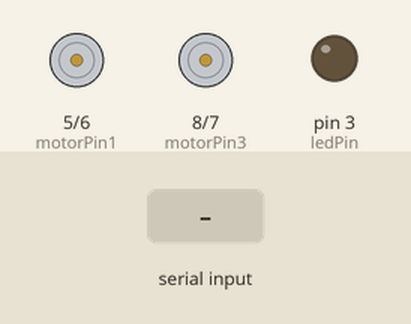
Bench run of a sketch on a simulated Arduino Uno, built with avr-gcc and run on an emulated ATmega328P. Shown: motor-driver pin pairs drawn as motors (green arrow = first pin HIGH = forward, orange = second pin HIGH = backward, longer = more drive), output pins drawn as LEDs (lit = HIGH). Inputs (shaded band) come from the test bench. What the sketch prints to the serial monitor is not drawn.

Above: at 1.4 s.
1.5 s: "f" received over the second serial link
At 2.8 s:
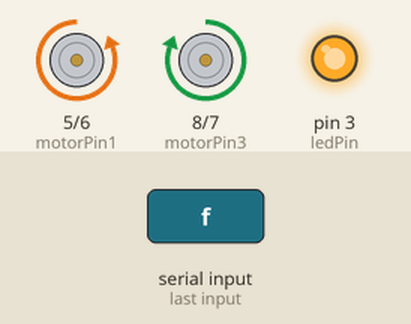
3.1 s: "b" received over the second serial link
At 4.2 s:
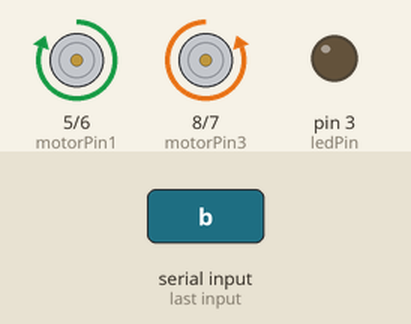
4.8 s: "l" received over the second serial link
At 5.5 s:
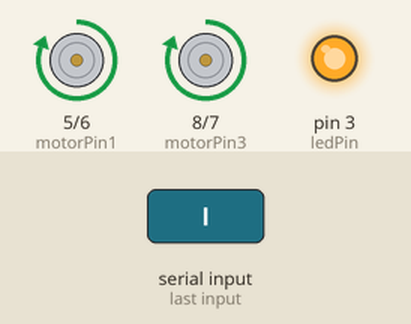
6.4 s: "r" received over the second serial link
At 7.9 s:
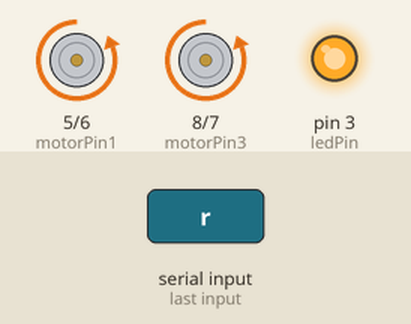
Timing chart, 0 to 9.1 s (numbered marks = the images above; inputs shaded):
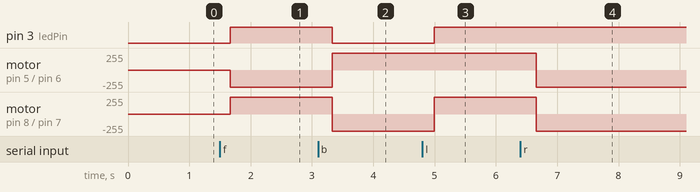

Measured:
- after the input at 1.5 s, pin 3 (ledPin): LOW → HIGH after 0.17 s; motor on pin 5 (motorPin1) / pin 6 (motorPin2): stopped → backward 255/255 after 0.17 s; motor on pin 8 (motorPin3) / pin 7 (motorPin4): stopped → forward 255/255 after 0.17 s
- after the input at 3.1 s, pin 3 (ledPin): HIGH → LOW after 0.23 s; motor on pin 5 (motorPin1) / pin 6 (motorPin2): backward 255/255 → forward 255/255 after 0.23 s; motor on pin 8 (motorPin3) / pin 7 (motorPin4): forward 255/255 → backward 255/255 after 0.23 s
- after the input at 4.8 s, pin 3 (ledPin): LOW → HIGH after 0.20 s; motor on pin 8 (motorPin3) / pin 7 (motorPin4): backward 255/255 → forward 255/255 after 0.20 s
- after the input at 6.4 s, motor on pin 5 (motorPin1) / pin 6 (motorPin2), motor on pin 8 (motorPin3) / pin 7 (motorPin4): forward 255/255 → backward 255/255 after 0.26 s

The sketch:

reciever_bluetooth.ino
```cpp
/*this is slave
 هذا الكود للreciever
 */

#include <SoftwareSerial.h>
#include<Wire.h>
SoftwareSerial BTSerial(10, 11); //TX//RX
const int ledPin = 3;
//Motor A
const int motorPin1  = 5;
const int motorPin2  = 6 ;
//Motor B
const int motorPin3  = 8;
const int motorPin4  = 7;
int state = 0;

void setup()
{
  BTSerial.begin(9600);
  pinMode(ledPin, OUTPUT);
  pinMode(motorPin1, OUTPUT);
  pinMode(motorPin2, OUTPUT);
  pinMode(motorPin3, OUTPUT);
  pinMode(motorPin4, OUTPUT);
    Serial.begin(9600); // Default communication rate of the Bluetooth module
}
void loop()
{
 if(BTSerial.available() > 0)
 {
    // Checks whether data is comming from the serial port
    state = BTSerial.read(); // Reads the data from the serial port
 }

       if (state == 's') //Stationary
      {

        digitalWrite(ledPin, LOW);
        digitalWrite(motorPin1, LOW);
        digitalWrite(motorPin2, LOW);//STOP
        digitalWrite(motorPin3, LOW);
        digitalWrite(motorPin4, LOW);
        Serial.print('s');
        state = 0;


      }
      else
      {

         if (state == 'f') //Forward
        {
          digitalWrite(ledPin, HIGH);
          digitalWrite(motorPin1, LOW);
          digitalWrite(motorPin2, HIGH);//FORWARD
          digitalWrite(motorPin3, HIGH);
          digitalWrite(motorPin4, LOW);
          Serial.print('f');
          state = 0;
        }

        if (state == 'b')//Backward
        {
          digitalWrite(ledPin, LOW);
          digitalWrite(motorPin1, HIGH);
          digitalWrite(motorPin2, LOW);//REVERSE
          digitalWrite(motorPin3, LOW);
          digitalWrite(motorPin4, HIGH);
          Serial.print('b');
          state = 0;


        }

          if (state == 'l') //Left
        {
          digitalWrite(ledPin, HIGH);
          digitalWrite(motorPin1, HIGH);
          digitalWrite(motorPin2, LOW);//LEFT
          digitalWrite(motorPin3, HIGH);
          digitalWrite(motorPin4, LOW);
          Serial.print('l');
          state = 0;

        }

         if (state == 'r') //Right
        {
          digitalWrite(ledPin, HIGH);
          digitalWrite(motorPin1, LOW);
          digitalWrite(motorPin2, HIGH);//RIGHT
          digitalWrite(motorPin3, LOW);
          digitalWrite(motorPin4, HIGH);
          Serial.print('r');
          state = 0;
        }
      }

      delay(333);
    }
```
